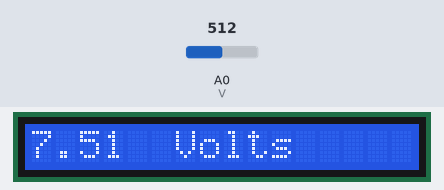
Bench run of a sketch on a simulated Arduino Uno, built with avr-gcc and run on an emulated ATmega328P. Parts: 16×1 character LCD. The inputs (shaded band) are chosen by the test bench; at power-on: A0 (V) = 512. What the sketch prints to the serial monitor is not drawn.

Above: at 1.2 s.
1.3 s: A0 (V) set to 716
At 3.0 s:
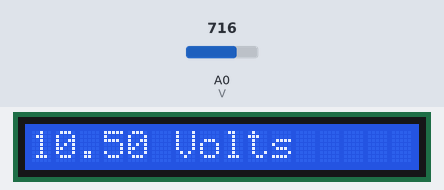
3.3 s: A0 (V) set to 900
At 4.8 s:
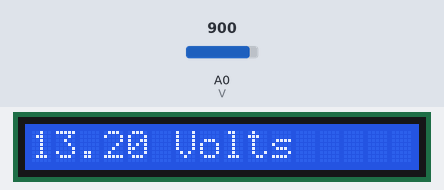
5.1 s: A0 (V) set to 1023
At 5.8 s:
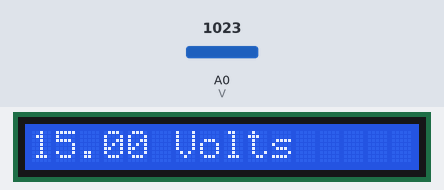
Timing chart, 0 to 8.1 s (numbered marks = the images above; inputs shaded):
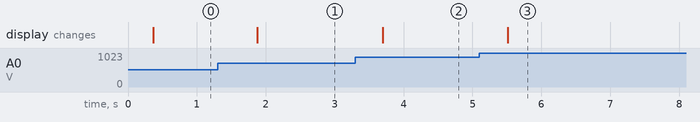

Measured:
- after the input at 1.3 s, the display: changes after 0.58 s (image 1)
- after the input at 3.3 s, the display: changes after 0.40 s (image 2)
- after the input at 5.1 s, the display: changes after 0.41 s (image 3)

The sketch:

Solar_Panel_Read_Voltage.ino
```cpp
int V = A0;  //rename input A0 to V
#include <LiquidCrystal.h>
const int rs = 12, en = 11, d4 = 5, d5 = 4, d6 = 3, d7 = 2;
LiquidCrystal lcd(rs, en, d4, d5 ,d6, d7);

void setup() {
  pinMode(V, INPUT);     //input voltage from solar panel
  Serial.begin(9600);    //Setup display in serial
 // set up the LCD's number of columns and rows:
  lcd.begin(16, 1);
 }
void loop() {
  float InitialVolt = analogRead(V);      //Read volatage input
  float CalcVolt = InitialVolt /1023 *5;  //Manipulate input value to be actual volatge difference
  Serial.println(CalcVolt,5);             // display volatge difference
  delay(300);

  // set the cursor to column 0, line 1
  // (note: line 1 is the second row, since counting begins with 0):
  lcd.setCursor(0, 1);
   lcd.print(CalcVolt*3);
  lcd.setCursor(6, 1);
  lcd.print("Volts");

//The voltage difference is ~1/3 of the votage output from the solarpanel
}
```
